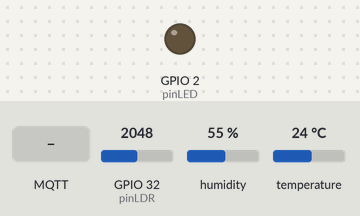
Bench run of a program on a simulated ESP32. On the bench: output pins drawn as LEDs (lit = HIGH). Dashed ring = blinking. The test bench sets the inputs (shaded band); at power-on: GPIO 32 (pinLDR) = 2048, humidity 55 %, temperature 24 °C. WiFi joins after 1.5 s; servers stay silent unless stated; no MQTT or app messages arrive unless stated; what the program prints to the serial monitor is not drawn.

Above: at 2.7 s.
2.8 s: MQTT message "pisca" arrives on the first subscribed topic
At 3.2 s:
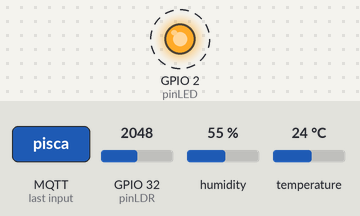
10.8 s: MQTT message "liga" arrives on the first subscribed topic
At 11.8 s:
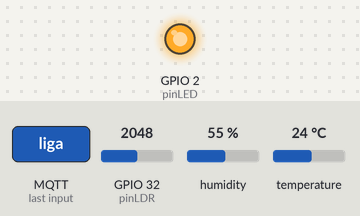
16.5 s: MQTT message "desliga" arrives on the first subscribed topic
At 17.4 s:
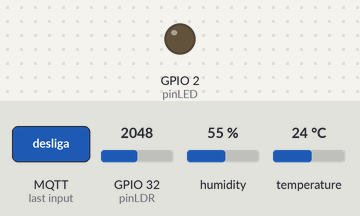
Timing chart, 0 to 19.5 s (numbered marks = the images above; inputs shaded):
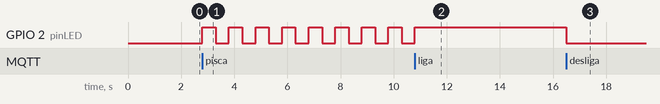

Measured:
- after the input at 2.8 s, GPIO 2 (pinLED): alternates HIGH for 0.50 s and LOW for 0.50 s, starting at once
- after the input at 10.8 s, GPIO 2 (pinLED): goes on until 10.8 s, then stays HIGH
- after the input at 16.5 s, GPIO 2 (pinLED): HIGH → LOW at once

The program:

main.cpp
```cpp
#include <Arduino.h>
#include <WiFi.h>
#include "internet.h"

#include <PubSubClient.h>
#include <ArduinoJson.h>
#include <DHT.h>

const char *mqtt_server = "broker.emqx.io";
const int mqtt_port = 1883;
const char *mqtt_client_id = "senai134_esp_kaua";
const char *mqtt_topic_sub = "senai134/DevKp/pub";
const char *mqtt_topic_pub = "senai_duoKP/pub";

WiFiClient espClient;
PubSubClient client(espClient);

void conectaMqtt();
void retornoMqtt(char *topic, byte *payload, unsigned int length);
void atualizarLED();

#define pinDHT 4
#define tipoDHT DHT22
#define pinLDR 32
#define pinLED 2

DHT medidor(pinDHT, tipoDHT);

float tempC_anterior = 0.0;
float umidade_anterior = 0.0;

unsigned long tempoAnterior = 0;
const long intervaloEnvio = 3000;

unsigned long tempoAnteriorPisca = 0;
const long intervaloPisca = 500;

String estadoLED = "desliga";
bool estadoPinoLed = false;

void setup()
{
  Serial.begin(115200);

  medidor.begin();

  pinMode(pinLED, OUTPUT);
  digitalWrite(pinLED, LOW);

  pinMode(pinLDR, INPUT);

  conexaoWifi();

  client.setServer(mqtt_server, mqtt_port);
  client.setCallback(retornoMqtt);
}

void loop()
{
  reconexaoWifi();

  if (!client.connected())
  {
    conectaMqtt();
  }

  client.loop();

  atualizarLED();

  unsigned long tempoAtual = millis();

  if (tempoAtual - tempoAnterior >= intervaloEnvio)
  {
    tempoAnterior = tempoAtual;

    float tempC = medidor.readTemperature();
    float umi = medidor.readHumidity();

    int leituraLDR = analogRead(pinLDR);
    int luminosidade = map(leituraLDR, 0, 4095, 0, 100);

    if (Serial.available() > 0)
    {
      String textoDigitado = Serial.readStringUntil('\n');
      textoDigitado.trim();

      if (textoDigitado.length() > 0)
      {
        JsonDocument doc;

        doc["disp"] = "esp-kaua";
        doc["tempC"] = tempC;
        doc["umidade"] = umi;
        doc["luminosidade"] = luminosidade;
        doc["msg"] = textoDigitado;

        String StringJson;
        serializeJson(doc, StringJson);

        if (client.connected())
        {
          client.publish(mqtt_topic_pub, StringJson.c_str());

          Serial.print("Enviado: ");
          Serial.println(StringJson);
        }
      }
      else
      {
        Serial.println("Mensagem vazia");
      }
    }

    tempC_anterior = tempC;
    umidade_anterior = umi;
  }

  atualizarLED();
}

void atualizarLED()
{
  if (estadoLED == "liga")
  {
    estadoPinoLed = true;
    digitalWrite(pinLED, HIGH);
  }
  else if (estadoLED == "desliga")
  {
    estadoPinoLed = false;
    digitalWrite(pinLED, LOW);
  }
  else if (estadoLED == "pisca")
  {
    unsigned long agora = millis();

    if (agora - tempoAnteriorPisca >= intervaloPisca)
    {
      tempoAnteriorPisca = agora;

      estadoPinoLed = !estadoPinoLed;
      digitalWrite(pinLED, estadoPinoLed);
    }
  }
}

void conectaMqtt()
{
  if (!client.connected())
  {
    Serial.println("Conectando ao MQTT");

    if (client.connect(mqtt_client_id))
    {
      Serial.println("Conectado com Sucesso!");
      client.subscribe(mqtt_topic_sub);
    }
    else
    {
      Serial.println("Não houve Conexão");
      Serial.println(client.state());
    }
  }
}

void retornoMqtt(char *topic, byte *payload, unsigned int length)
{
  Serial.print("Mensagem recebida em ");
  Serial.print(topic);
  Serial.print(": ");

  String msgRecebida = "";

  for (int i = 0; i < length; i++)
  {
    msgRecebida += (char)payload[i];
  }

  Serial.println(msgRecebida);

  JsonDocument doc;

  DeserializationError erro = deserializeJson(doc, msgRecebida);

  if (erro)
  {
    msgRecebida.trim();
    msgRecebida.toLowerCase();

    if (msgRecebida == "liga" || msgRecebida == "desliga" || msgRecebida == "pisca")
    {
      estadoLED = msgRecebida;
      Serial.println(estadoLED);
      return;
    }

    Serial.print("erro ao decodificar o JSON: ");
    Serial.println(erro.c_str());

    return;
  }

  if (!doc["disp"].isNull())
  {
    const char *dispositivo = doc["disp"];
    float tempC = doc["tempC"];
    float umi = doc["umidade"];
    int lum = doc["luminosidade"];

    Serial.println("dados decodificados");

    Serial.print("esp: ");
    Serial.println(dispositivo);

    Serial.print("Temp: ");
    Serial.println(tempC);

    Serial.print("Umidade: ");
    Serial.println(umi);

    Serial.print("Luminosidade: ");
    Serial.println(lum);

    Serial.println("-------------------------------");
  }

  if (!doc["msg"].isNull())
  {
    String comando = doc["msg"].as<String>();
    comando.trim();
    comando.toLowerCase();

    if (comando == "liga" || comando == "desliga" || comando == "pisca")
    {
      estadoLED = comando;
      Serial.print("Estado do LED: ");
      Serial.println(estadoLED);
    }
  }
}
```

internet.h
```cpp
#ifndef INTERNET_H
#define INTERNET_H

void conexaoWifi();
void reconexaoWifi();

#endif
```

senha.h
```cpp
const char *SSID = "SENAI EDUCACIONAL";
const char *SENHA = "info@134";
```

internet.cpp
```cpp
#include <Arduino.h>
#include <WiFi.h>
#include "internet.h"
#include "senha.h"

const unsigned long tempoConexao = 10000;
const unsigned long tempoReconexao = 5000;

void conexaoWifi()
{
    // conexão wifi
    Serial.printf("Conectando ao wifi: %s", SSID); // permite que misture texto com valor de variaveis|| %s substitui o valor pelo oque ta depois da virgula

    WiFi.begin(SSID, SENHA); // ele vai iniciar o wifi da placa, e vai conectar na rede

    unsigned long tempoWifi = millis();

    // codigo pra esperar conectar
    while (WiFi.status() != WL_CONNECTED && millis() - tempoWifi < tempoConexao)
    {
        Serial.print(".");
        delay(500);
    }

    if (WiFi.status() == WL_CONNECTED)
    {
        Serial.println("Wifi Conectado Com Sucesso!");
        Serial.print("Endereço De IP: ");
        Serial.println(WiFi.localIP());
    }
    else
    {
        Serial.println("Falha Ao Se Conectar");
    }
}

void reconexaoWifi()
{
    unsigned long tempoAtual = millis();
    unsigned long tempoUltimaConexao = 0;

    if (tempoAtual - tempoUltimaConexao > tempoReconexao)
    {
        if (WiFi.status() != WL_CONNECTED)
        {
            Serial.println("Conexão Wifi Perdida");
            conexaoWifi();
        }
        tempoUltimaConexao = tempoAtual;
    }
}
```
